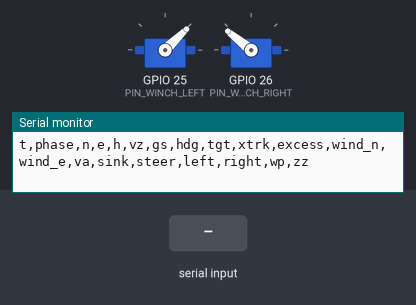
Recording of a sketch running on a simulated ESP32. Shown: 2 × servo, the last lines printed to the serial monitor. Inputs (shaded band) come from the test bench. Random numbers use the default seed unless the sketch sets one; servo pulses on a pin are drawn as a servo (544–2400 µs = 0–180°).

Above: at 1.7 s.
1.8 s: "R" received over Serial
3.3 s: "D" received over Serial
4.8 s: "S" received over Serial
At 12.8 s:
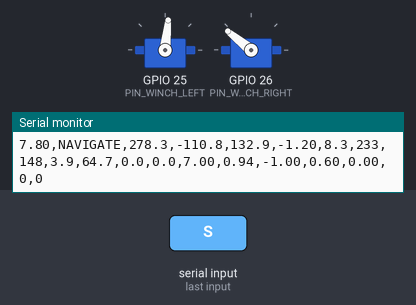
At 14.78 s:
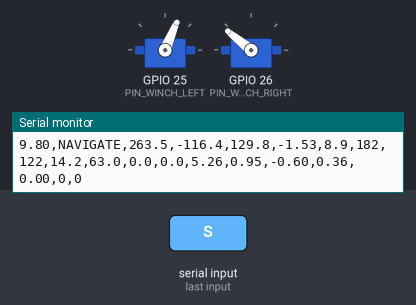
Timing chart, 0 to 14.9 s (numbered marks = the images above; inputs shaded):
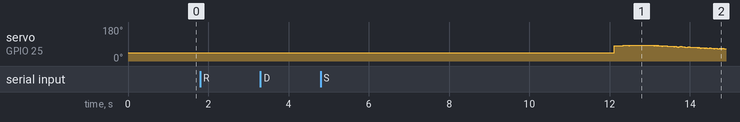

The sketch:

FlightController.ino
```cpp
/*
 * Guided parafoil flight controller - 1.5U CubeSat, Hacker Cloud 1.0, ESP32-WROOM
 *
 * Inputs: IMU heading (from the filtered quaternion), GPS position/velocity
 * (Kalman filtered) and barometric altitude. Outputs: two winch servos that
 * pull the left and right steering lines.
 *
 * Every loop (50 Hz):
 *   1. Guidance follows the waypoint path in Mission.h. Leg by leg it works out
 *      the course that brings the parafoil back onto the line.
 *   2. Because the glide ratio is high, the parafoil arrives with height to
 *      spare. On the zig-zag leg it flies back and forth, and each pass is
 *      sized from the measured sink rate and wind to burn just the spare height.
 *   3. On final approach symmetric brakes trim the glide onto the target.
 *      If it still overshoots high, it orbits (spirals) over the target.
 *   4. A heading PID turns the desired heading into a differential line pull.
 *      It is crabbed into the wind using the wind estimate.
 *   5. Near the ground both lines are pulled to flare.
 *
 * Files:
 *   Config.h        all tunable numbers (gains, servo/spool geometry, thresholds)
 *   Mission.h       target, waypoints, zig-zag corridor
 *   Guidance.*      phase state machine, path following, zig-zag planning
 *   FlightCore.*    sensors -> guidance -> PID -> line mixer
 *   Sensors.cpp     plug your IMU / GPS / altitude code in here
 *   Winch.*         servo pulse output
 *   ParafoilSim.*   simulated parafoil for bench testing (SIMULATION 1)
 *
 * Serial (115200): CSV telemetry at 5 Hz. Commands:
 *   S  start a simulated drop (SIMULATION 1)
 *   R  reset the controller
 *   D  force deploy (skip the drop detector) - bench testing only
 *   M  print the mission
 */

#include "Config.h"
#include "FlightCore.h"
#include "Mission.h"
#include "Sensors.h"
#include "Winch.h"
#if SIMULATION
#include "ParafoilSim.h"
#endif

FlightCore core;
Winch winchLeft(PIN_WINCH_LEFT, WINCH_LEFT_REVERSED);
Winch winchRight(PIN_WINCH_RIGHT, WINCH_RIGHT_REVERSED);
SensorData sensors;

#if SIMULATION
ParafoilSim sim;
bool simRunning = false;
bool simReported = false;
#endif

void printMission() {
  const LocalFrame& f = core.frame();
  const Guidance& g = core.guidance();
  Serial.println(F("# ---- Mission (metres from target, N/E) ----"));
  for (int i = 0; i < PATH_COUNT; i++) {
    Vec2 p = f.toLocal(PATH[i].lat, PATH[i].lon);
    Serial.printf("# PATH[%d]  N %7.1f  E %7.1f%s\n", i, p.n, p.e,
                  i == ZIGZAG_LEG ? "  <- zig-zag corridor start" : (i == ZIGZAG_LEG + 1 ? "  <- zig-zag corridor end" : ""));
  }
  Vec2 last = f.toLocal(PATH[PATH_COUNT - 1].lat, PATH[PATH_COUNT - 1].lon);
  Serial.printf("# TARGET   N %7.1f  E %7.1f   final approach %.0f m, course %.0f deg\n", 0.0, 0.0,
                last.length(), (Vec2(0, 0) - last).bearing());
  Vec2 first = f.toLocal(PATH[0].lat, PATH[0].lon);
  Serial.printf("# Height needed from PATH[0] with nominal glide %.1f (no zig-zag): %.1f m\n",
                AIRSPEED_NOMINAL_MPS / SINK_RATE_NOMINAL_MPS, g.heightToFinish(first, 1, 100.0f));
}

void printHeader() {
  Serial.println(F("t,phase,n,e,h,vz,gs,hdg,tgt,xtrk,excess,wind_n,wind_e,va,sink,steer,left,right,wp,zz"));
}

void printTelemetry() {
  const NavState& n = core.nav();
  const Guidance& g = core.guidance();
  Vec2 w = g.wind().wind();
  Serial.printf("%.2f,%s,%.1f,%.1f,%.1f,%.2f,%.1f,%.0f,%.0f,%.1f,%.1f,%.1f,%.1f,%.2f,%.2f,%.2f,%.2f,%.2f,%d,%d\n",
                n.t, phaseName(g.phase()), n.pos.n, n.pos.e, n.height, n.vz, n.vel.length(), n.headingDeg,
                core.command().targetDeg, g.crossTrack(), g.excessHeight(), w.n, w.e, g.wind().airspeed(),
                g.sinkRate(), core.steer(), core.winch().left, core.winch().right, g.targetWaypoint(),
                g.zigzagCount());
}

void handleSerial() {
  while (Serial.available()) {
    char c = toupper(Serial.read());
    if (c == 'R') {
      core.begin();
#if SIMULATION
      simRunning = false;
#endif
      Serial.println(F("# reset"));
    } else if (c == 'D') {
      core.forceDeploy();
      Serial.println(F("# forced deploy"));
    } else if (c == 'M') {
      printMission();
#if SIMULATION
    } else if (c == 'S') {
      core.begin();
      SimParams p;
      p.seed = esp_random();
      sim.reset(p, core.frame());
      simRunning = true;
      simReported = false;
      Serial.println(F("# simulated drop started"));
      printHeader();
#endif
    }
  }
}

void setup() {
  Serial.begin(115200);
  winchLeft.begin();  // lines neutral before anything else
  winchRight.begin();
  sensorsBegin();
  core.begin();
  delay(500);
  Serial.println(F("# Parafoil flight controller"));
#if SIMULATION
  Serial.println(F("# SIMULATION build: send S to start a simulated drop"));
#endif
  printMission();
  printHeader();
}

void loop() {
  // Fixed 50 Hz rate. vTaskDelayUntil keeps the period steady and lets the
  // ESP32's background tasks run (replaces the std::chrono sleep).
  static TickType_t lastWake = xTaskGetTickCount();
  static uint32_t lastUs = micros();
  static uint32_t lastTelemetryUs = 0;
  vTaskDelayUntil(&lastWake, pdMS_TO_TICKS((uint32_t)(1000.0f / LOOP_HZ)));

  uint32_t nowUs = micros();
  float dt = clampf((nowUs - lastUs) * 1e-6f, 0.5f * DT, 3.0f * DT);
  lastUs = nowUs;

  handleSerial();

#if SIMULATION
  if (!simRunning) {
    winchLeft.setPull(0);
    winchRight.setPull(0);
    return;
  }
  sim.fillSensors(sensors);
#else
  sensorsRead(sensors);
#endif

  WinchCommand w = core.step(sensors, dt);
  winchLeft.setPull(w.left);
  winchRight.setPull(w.right);

#if SIMULATION
  sim.step(w, dt);
  if (sim.onGround() && !simReported) {
    simReported = true;
    Serial.printf("# TOUCHDOWN %.1f m from target (N %.1f, E %.1f), %.1f m/s, %d zig-zags, %.0f s\n",
                  sim.pos().length(), sim.pos().n, sim.pos().e, sim.touchdownSpeed(),
                  core.guidance().zigzagCount(), sim.t());
  }
  if (simReported && core.guidance().phase() == Phase::LANDED) simRunning = false;
#endif

  if (nowUs - lastTelemetryUs >= (uint32_t)(1e6f / TELEMETRY_HZ)) {
    lastTelemetryUs = nowUs;
    printTelemetry();
  }
}
```

FlightCore.cpp
```cpp
#include "FlightCore.h"
#include "Mission.h"

void FlightCore::begin() {
  frame_.setOrigin(TARGET.lat, TARGET.lon);
  guidance_.begin(frame_);
  altFilter_.reset();
  pid_.reset();
  nav_ = NavState();
  cmd_ = GuidanceCommand();
  out_ = WinchCommand();
  lastGpsT_ = -100;
  steer_ = headingErr_ = 0;
}

WinchCommand FlightCore::step(const SensorData& s, float dt) {
  // ---- Build the navigation state ----
  if (s.altValid) altFilter_.update(s.altitude, dt);
  nav_.t = s.t;
  nav_.height = altFilter_.altitude() - TARGET_ELEVATION_M;
  nav_.vz = altFilter_.rate();

  nav_.gpsNew = s.gpsFix && s.gpsNew;
  if (nav_.gpsNew) {
    lastGpsT_ = s.t;
    nav_.pos = frame_.toLocal(s.lat, s.lon);
    nav_.vel = Vec2(s.velN, s.velE);
  }
  nav_.gpsOk = s.gpsFix && (s.t - lastGpsT_) < GPS_TIMEOUT_S;
  nav_.headingOk = s.imuValid;
  nav_.headingDeg = wrap360(s.yawDeg + MAG_DECLINATION_DEG);
  nav_.yawRateDps = s.imuValid ? s.yawRateDps : 0.0f;
  nav_.deployReleased = s.deployReleased;

  // ---- Where to go ----
  cmd_ = guidance_.update(nav_, dt);

  // ---- Heading loop ----
  switch (cmd_.mode) {
    case GuidanceCommand::NEUTRAL:
      steer_ = 0;
      headingErr_ = 0;
      pid_.reset();
      break;

    case GuidanceCommand::DIRECT:
      steer_ = clampf(cmd_.steer, -1, 1);
      headingErr_ = 0;
      pid_.reset();
      break;

    case GuidanceCommand::HEADING:
    case GuidanceCommand::COURSE: {
      bool useCourse = cmd_.mode == GuidanceCommand::COURSE;
      if (useCourse && nav_.vel.length() < GPS_MIN_SPEED_FOR_COURSE) {
        steer_ = 0;  // GPS course is meaningless when barely moving
        break;
      }
      float actual = useCourse ? nav_.vel.bearing() : nav_.headingDeg;
      float err = wrap180(cmd_.targetDeg - actual);
      // Zig-zag reversals must turn toward the clear side of the corridor,
      // even when the other way round is shorter.
      if (cmd_.turnDir != 0 && fabsf(err) > 90.0f && (err > 0) != (cmd_.turnDir > 0)) {
        err += 360.0f * cmd_.turnDir;
      }
      headingErr_ = err;
      steer_ = pid_.update(err, s.imuValid ? s.yawRateDps : 0.0f, dt);
      break;
    }
  }

  // ---- Mixer: +steer pulls the right line and lets out the left ----
  float base = TRIM_PULL + cmd_.symmetric;
  out_.left = clampf(base - steer_ * STEER_PULL, 0, 1);
  out_.right = clampf(base + steer_ * STEER_PULL, 0, 1);
  return out_;
}
```

FlightCore.h
```cpp
#pragma once
#include "Config.h"
#include "GeoMath.h"
#include "Guidance.h"
#include "HeadingController.h"
#include "SensorData.h"

// Line pull for each winch, 0 = released, 1 = LINE_PULL_MAX_MM
struct WinchCommand {
  float left = 0;
  float right = 0;
};

/*
 * FlightCore ties it together, once per loop:
 *   sensors -> navigation state -> Guidance -> heading PID -> line mixer
 * It has no Arduino code, so the PC simulator runs exactly the same logic.
 */
class FlightCore {
 public:
  void begin();
  WinchCommand step(const SensorData& s, float dt);
  void forceDeploy() { guidance_.forceDeploy(); }

  const Guidance& guidance() const { return guidance_; }
  const NavState& nav() const { return nav_; }
  const GuidanceCommand& command() const { return cmd_; }
  float steer() const { return steer_; }
  float headingError() const { return headingErr_; }
  const WinchCommand& winch() const { return out_; }
  const LocalFrame& frame() const { return frame_; }

 private:
  LocalFrame frame_;
  AltitudeFilter altFilter_;
  Guidance guidance_;
  HeadingController pid_{HEADING_KP, HEADING_KI, HEADING_KD, HEADING_I_LIMIT, HEADING_I_ZONE_DEG};
  NavState nav_;
  GuidanceCommand cmd_;
  WinchCommand out_;
  float lastGpsT_ = -100;
  float steer_ = 0;
  float headingErr_ = 0;
};
```

GeoMath.h
```cpp
#pragma once
// Small math helpers shared by everything. No Arduino dependencies so the
// guidance code also builds on a PC for simulation.

#include <math.h>

constexpr float DEG2RAD = 0.017453292f;
constexpr float RAD2DEG = 57.29577951f;

inline float clampf(float x, float lo, float hi) { return x < lo ? lo : (x > hi ? hi : x); }

// Wrap any angle into [-180, 180)
inline float wrap180(float deg) {
  deg = fmodf(deg + 180.0f, 360.0f);
  if (deg < 0) deg += 360.0f;
  return deg - 180.0f;
}

// Wrap any angle into [0, 360)
inline float wrap360(float deg) {
  deg = fmodf(deg, 360.0f);
  if (deg < 0) deg += 360.0f;
  return deg;
}

// Horizontal vector in metres, north/east. Bearings are degrees clockwise from north.
struct Vec2 {
  float n = 0;
  float e = 0;
  Vec2() = default;
  Vec2(float n_, float e_) : n(n_), e(e_) {}
  Vec2 operator+(const Vec2& o) const { return {n + o.n, e + o.e}; }
  Vec2 operator-(const Vec2& o) const { return {n - o.n, e - o.e}; }
  Vec2 operator*(float k) const { return {n * k, e * k}; }
  float dot(const Vec2& o) const { return n * o.n + e * o.e; }
  // positive when o is to the right of this vector
  float cross(const Vec2& o) const { return n * o.e - e * o.n; }
  float length() const { return sqrtf(n * n + e * e); }
  float bearing() const { return wrap360(atan2f(e, n) * RAD2DEG); }
  Vec2 unit() const {
    float l = length();
    return l > 1e-6f ? Vec2(n / l, e / l) : Vec2(1, 0);
  }
  static Vec2 fromBearing(float deg, float len = 1.0f) {
    return {cosf(deg * DEG2RAD) * len, sinf(deg * DEG2RAD) * len};
  }
};

// Flat-earth north/east metres around an origin. Accurate to well under a
// metre over a few km, which is far more than a parafoil flight covers.
class LocalFrame {
 public:
  void setOrigin(double lat0, double lon0) {
    lat0_ = lat0;
    lon0_ = lon0;
    mPerDegLon_ = M_PER_DEG_LAT * cos(lat0 * 0.017453292519943295);
  }
  Vec2 toLocal(double lat, double lon) const {
    return {(float)((lat - lat0_) * M_PER_DEG_LAT), (float)((lon - lon0_) * mPerDegLon_)};
  }
  void toGeo(const Vec2& p, double& lat, double& lon) const {
    lat = lat0_ + p.n / M_PER_DEG_LAT;
    lon = lon0_ + p.e / mPerDegLon_;
  }

 private:
  static constexpr double M_PER_DEG_LAT = 111195.0;
  double lat0_ = 0, lon0_ = 0, mPerDegLon_ = M_PER_DEG_LAT;
};

// First-order low-pass filter with a time constant in seconds
class LowPass {
 public:
  explicit LowPass(float tau = 1.0f) : tau_(tau) {}
  float update(float x, float dt) {
    if (!init_) {
      y_ = x;
      init_ = true;
    } else {
      y_ += (x - y_) * (dt / (tau_ + dt));
    }
    return y_;
  }
  void reset() { init_ = false; }
  float value() const { return y_; }
  bool ready() const { return init_; }

 private:
  float tau_;
  float y_ = 0;
  bool init_ = false;
};

// Alpha-beta filter: smooths a noisy altitude and gives its rate (m/s, up positive)
class AltitudeFilter {
 public:
  void update(float altMeas, float dt) {
    if (!init_) {
      alt_ = altMeas;
      rate_ = 0;
      init_ = true;
      return;
    }
    alt_ += rate_ * dt;
    float r = altMeas - alt_;
    alt_ += ALPHA * r;
    rate_ += (BETA / dt) * r;
  }
  float altitude() const { return alt_; }
  float rate() const { return rate_; }
  void reset() { init_ = false; }

 private:
  // Tuned for a 50 Hz barometer with ~0.3 m noise. Raise BETA for a faster
  // (noisier) climb rate, lower it for a smoother (slower) one.
  static constexpr float ALPHA = 0.05f;
  static constexpr float BETA = 0.0015f;
  float alt_ = 0, rate_ = 0;
  bool init_ = false;
};
```

HeadingController.cpp
```cpp
#include "HeadingController.h"
#include "GeoMath.h"

float HeadingController::update(float errorDeg, float yawRateDps, float dt) {
  p_ = kp_ * errorDeg;
  // d(error)/dt = -yawRate while the target heading holds still
  d_ = -kd_ * yawRateDps;

  float unsat = p_ + integral_ + d_;
  bool saturated = unsat > 1.0f || unsat < -1.0f;
  bool pushingFurther = (unsat > 0) == (errorDeg > 0);
  if (fabsf(errorDeg) < iZone_ && !(saturated && pushingFurther)) {
    integral_ = clampf(integral_ + ki_ * errorDeg * dt, -iLimit_, iLimit_);
  }
  return clampf(p_ + integral_ + d_, -1.0f, 1.0f);
}
```

HeadingController.h
```cpp
#pragma once

/*
 * Heading PID. Turns a heading error into a steering command in -1..+1
 * (+1 = full right turn = pull the right line).
 *
 * Compared with the first version of the loop:
 *  - the D term uses the measured yaw rate instead of differentiating the
 *    error, so a jump in the target heading (new waypoint) does not kick the lines
 *  - the integral is multiplied by ki and only builds up when the error is
 *    small and the output is not saturated (anti-windup)
 */
class HeadingController {
 public:
  HeadingController(float kp, float ki, float kd, float iLimit, float iZoneDeg)
      : kp_(kp), ki_(ki), kd_(kd), iLimit_(iLimit), iZone_(iZoneDeg) {}

  // errorDeg: desired - actual, already wrapped to [-180, 180)
  // yawRateDps: positive turning right
  float update(float errorDeg, float yawRateDps, float dt);
  void reset() { integral_ = 0; }

  float pTerm() const { return p_; }
  float iTerm() const { return integral_; }
  float dTerm() const { return d_; }

 private:
  float kp_, ki_, kd_, iLimit_, iZone_;
  float integral_ = 0;
  float p_ = 0, d_ = 0;
};
```

Mission.h
```cpp
#pragma once
/*
 * Mission.h - where to land and how to get there.
 *
 * Get coordinates from Google Maps (right-click -> the lat, lon pair) and use
 * at least 6 decimal places (0.000001 deg is about 0.1 m).
 *
 * How the path is flown:
 *   release point -> PATH[0] -> PATH[1] -> ... -> PATH[last] -> TARGET
 *
 *   - Lay the waypoints out so every straight leg between them is clear of
 *     trees and buildings, with at least one TURN_RADIUS_M of clear space on
 *     each side of the line.
 *   - The last leg (PATH[last] -> TARGET) is the final approach. Point it into
 *     the expected wind and keep it at least 40-60 m long so the parafoil has
 *     time to line up and burn off extra height with the brakes.
 *   - ZIGZAG_LEG picks one leg to fly back and forth on to burn off extra
 *     height. Because the glide ratio is high, this is where most of the
 *     height is lost. It must be a straight, open corridor. The back legs run
 *     on a parallel line to the ZIGZAG_SIDE_RIGHT side (Config.h), so that
 *     side needs about ZIGZAG_SPACING_M + TURN_RADIUS_M of clear width.
 *     The length of each back-and-forth is worked out in flight from the
 *     measured sink rate and wind, so it burns just the spare height.
 *     Laying the corridor across the expected wind makes both directions cost
 *     about the same and gives the wind estimator good data.
 *
 * The values below are an EXAMPLE field: replace them with your own.
 *
 *            N
 *            ^      PATH[0] (150 N, 60 W) <====zig-zag====> PATH[1] (150 N, 60 E)
 *            |                                                  /
 *            |                        PATH[2] (60 N, 0) <------'
 *            |                           |  final approach (heading south)
 *            |                         TARGET
 */

struct GeoPoint {
  double lat;
  double lon;
};

constexpr GeoPoint TARGET = {34.000000, -117.000000};

constexpr GeoPoint PATH[] = {
  {34.001349, -117.000651},  // PATH[0] start of the zig-zag corridor
  {34.001349, -116.999349},  // PATH[1] end of the zig-zag corridor
  {34.000540, -117.000000},  // PATH[2] start of final approach
};
constexpr int PATH_COUNT = sizeof(PATH) / sizeof(PATH[0]);

// Zig-zag on the leg PATH[ZIGZAG_LEG] -> PATH[ZIGZAG_LEG + 1]. -1 = never zig-zag.
// It cannot be the final approach leg.
constexpr int ZIGZAG_LEG = 0;

// Target ground height minus the ground height where the controller was
// switched on (the altimeter zeroes itself at power-on). 0 if both are the same field.
constexpr float TARGET_ELEVATION_M = 0.0f;

static_assert(PATH_COUNT >= 1, "PATH needs at least one waypoint (the start of final approach)");
static_assert(ZIGZAG_LEG < PATH_COUNT - 1, "ZIGZAG_LEG must be a leg between two PATH points");
```

Sensors.h
```cpp
#pragma once
#include "SensorData.h"

// Hardware sensor glue. Wire your IMU, GPS and altitude code in Sensors.cpp.
void sensorsBegin();
void sensorsRead(SensorData& s);
```

Source omitted: Guidance.cpp (19994 bytes), Guidance.h (5546 bytes), ParafoilSim.cpp (3334 bytes), ParafoilSim.h (1996 bytes), SensorData.h (1007 bytes), Sensors.cpp (2381 bytes), Winch.cpp (1036 bytes), Winch.h (784 bytes), WindEstimator.cpp (3132 bytes), WindEstimator.h (1464 bytes), Config.h (9193 bytes)
